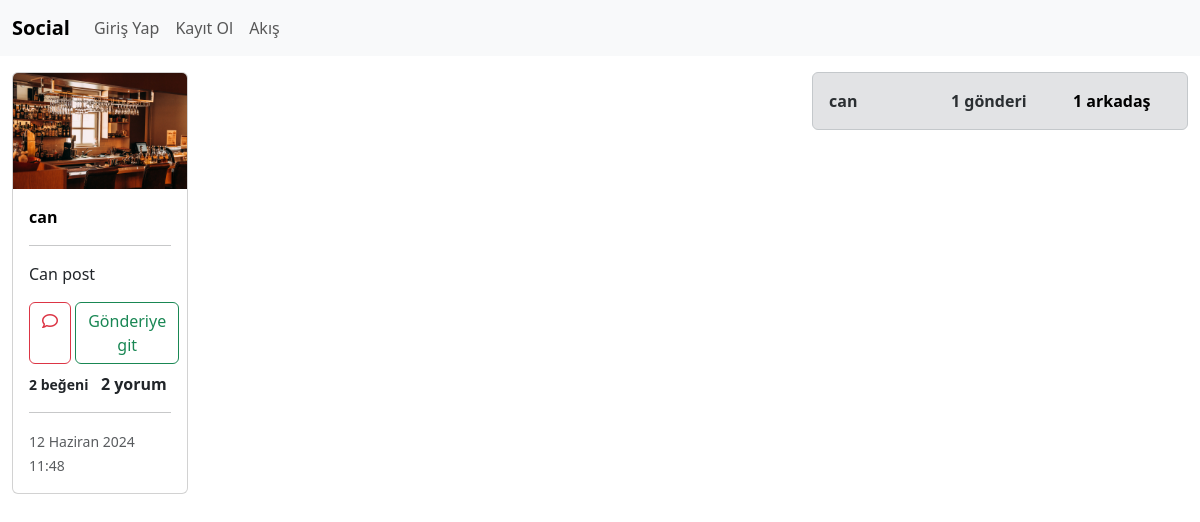
Page /posts/profile/35/ on the committed database.
### postplatform/models.py (models this page shows, shortened)
class Posts(models.Model):
    image = models.FileField(upload_to='user_posts_file', default="")
    description =  models.CharField(max_length=100)
    date = models.DateTimeField(auto_now=True)
    isActive = models.BooleanField(default=True)
    user = models.ForeignKey(User, default=1, on_delete=models.CASCADE, related_name='user')
    liked = models.ManyToManyField(User, default=None, blank=True, related_name='liked')

### postplatform/views.py (the view)
# urls.py: path('profile/<int:user_id>/', views.profile_view, name="profile_view"),
def profile_view(request, user_id):
    profile_user = get_object_or_404(User, id=user_id)
    posts = Posts.objects.filter(user=profile_user)
    friends = Friendship.objects.filter(from_user=user_id)
    return render(request, "postplatform/profileview.html", {
        'profile_user': profile_user,
        'posts':posts,
        'friends':friends,
    })

### postplatform/templates/postplatform/profileview.html (shortened to what this page needs)
{% extends "base.html" %}
{% load static %}
{% block css_files %}
    <link href="https://cdn.jsdelivr.net/npm/bootstrap@5.3.3/dist/css/bootstrap.min.css" rel="stylesheet">
    <link rel="stylesheet" href="https://cdnjs.cloudflare.com/ajax/libs/font-awesome/6.5.2/css/all.min.css" />
    <link rel="stylesheet" href="{% static 'css/style.css' %}">
{% endblock  %}
{% block content %}
    <div class="container-fluid">
        <div class="row mt-3">
            <div class="col-md-8">
                <div class="row">
                    {% if posts|length > 0 %}
                        {% for post in posts %}
                            <div class="col-3">
                                {% include "postplatform/partials/_postcard.html" %}
                            </div>
                        {% endfor %}
                    {% else %}
                    <p>Henüz bir gönderi yok</p>
                    {% endif %}
                </div>
            </div>
            <div class="col-md-4">
                {% include "postplatform/partials/_profile-box.html" %}
            </div>
        </div>
    </div>
{% endblock  %}

### templates/base.html (shortened to what this page needs)
<!DOCTYPE html>
<html lang="en">
<head>
    {% block css_files %}{% endblock  %}
</head>
<body>
    {% include "partials/_navbar.html" %}
    {% block content %}{% endblock  %}
</body>
</html>

### templates/partials/_navbar.html (shortened to what this page needs)
{% load static %}
<nav class="navbar navbar-expand-lg bg-body-tertiary">
    <div class="container-fluid">
      {% if user.is_authenticated %}
        <a class="navbar-brand" href="{% url 'account_index' %}">Social</a>
      {% else %}
        <a class="navbar-brand" href="{% url 'index' %}">Social</a>
      {% endif %}
      <div class="collapse navbar-collapse" id="navbarNav">
        <ul class="navbar-nav me-2">
          {% if user.is_authenticated %}
            <li class="nav-item">
              <a class="nav-link" href="{% url 'create_post' %}">Post oluştur</a>
            </li>
            <li class="nav-item">
              <a class="nav-link" href="{% url 'user_logout' %}">Çıkış</a>
            </li>
          {% else %}
            <li class="nav-item">
              <a class="nav-link" href="{% url 'user_login' %}">Giriş Yap</a>
            </li>
            <li class="nav-item">
              <a class="nav-link" href="{% url 'user_register' %}">Kayıt Ol</a>
            </li>
          {% endif %}
          {% if user.is_authenticated %}
            <li class="nav-item">
              <a class="nav-link" href="{% url 'account_index' %}">Akış</a>
            </li>
          {% else %}
            <li class="nav-item">
              <a class="nav-link" href="{% url 'index' %}">Akış</a>
            </li>
          {% endif %}
        </ul>
      </div>
    </div>
  </nav>

### postplatform/templates/postplatform/partials/_postcard.html (shortened to what this page needs)
{% load static %}
<div class="card mb-3">
    {% if post.image.url|slice:"-4:" == ".mp4" %}
      <video controls class="card-img-top img-fluid">
          <source src="{{ post.image.url }}" type="video/mp4">
          Tarayıcınız video etiketini desteklemiyor.
      </video>
    {% else %}
      <img src="{{ post.image.url }}" class="card-img-top img-fluid" alt="...">
    {% endif %}
    <div class="card-body">
      <p><strong><a {% if post.user == request.user %}href="{% url 'user_profile' user.id %}" {% else %} href="{% url 'profile_view' post.user.id %}"{% endif %}>{{ post.user.username }}</a></strong></p>
      <hr>
      <p class="card-text">{{ post.description }}</p>
      <div class="row">
        <div class="col-sm-12 d-flex justify-content-start mb-2">
          <a href="{% url 'add_comment' post.id %}" class="btn btn-outline-danger"><i class="fa-regular fa-comment"></i></a>&nbsp;
          <a href="{% url 'post_detail' post.id %}" class="btn btn-outline-success">Gönderiye git</a>
        </div>
      </div>
      <strong style="font-size:14px">{{ post.liked.all.count }} beğeni</strong> &nbsp; <strong>{{ post.comments.all.count }} yorum</strong>
      <hr>
      <p class="card-text"><small class="text-body-secondary">{{ post.date }}</small></p>
    </div>
  </div>

### postplatform/templates/postplatform/partials/_profile-box.html (shortened to what this page needs)
{% load static %}
{% block css_files %}
    <link href="https://cdn.jsdelivr.net/npm/bootstrap@5.3.3/dist/css/bootstrap.min.css" rel="stylesheet">
    <link rel="stylesheet" href="https://cdnjs.cloudflare.com/ajax/libs/font-awesome/6.5.2/css/all.min.css" />
    <link rel="stylesheet" href="{% static 'css/style.css' %}">
{% endblock  %}
<div class="container alert alert-secondary">
    <div class="row profile-row d-flex flex-row align-items-center">
        <div class="col-md-4">
            <strong>{{ profile_user.username }}</strong>
        </div>
        <div class="col-md-4">
            <strong>{{ posts.count }} gönderi</strong>
        </div>
        <div class="col-md-4">
            <a href="{% url 'friendship:friend_list' %}" type="button" data-bs-toggle="modal" data-bs-target="#friendsModal">
                {{ friends|length }} arkadaş
            </a>
        </div>
    </div>
</div>

### static/css/style.css (style rules this page uses)
html, body { height: 100%; margin: 0; padding: 0; }
a { color: #000; font-weight: 700; text-decoration: none; }

### rows in the picture
Posts: image (picture), user.username "can", description "Can post", liked.all.count "2", comments.all.count "2", date "12 Haziran 2024 11:48"

### other values in the picture
{{ profile_user.username }} "can"
{{ posts.count }} "1"
{{ friends|length }} "1"
